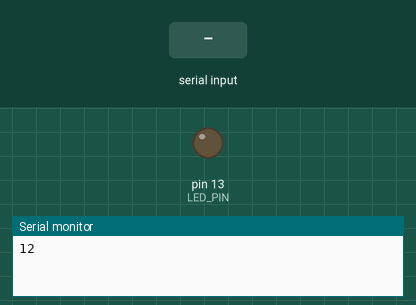
Recording of a sketch running on a simulated Arduino Uno, built with avr-gcc and run on an emulated ATmega328P. On the bench: output pins drawn as LEDs (lit = HIGH), the last lines printed to the serial monitor. The inputs (shaded band) are chosen by the test bench. Random numbers use the default seed unless the sketch sets one.

Above: at 1.2 s.
1.3 s: "on\n" received over Serial
At 1.8 s:
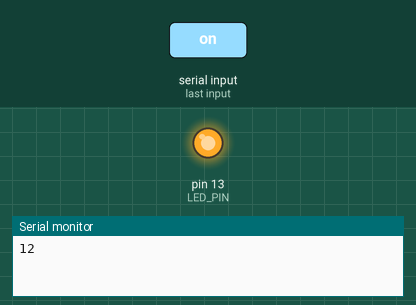
2.8 s: "off\n" received over Serial
At 4.2 s:
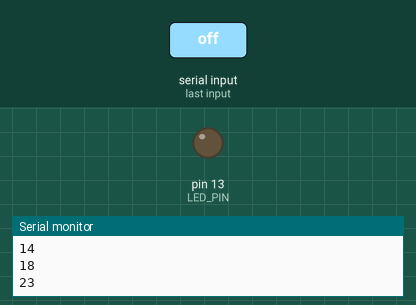
Timing chart, 0 to 5.8 s (numbered marks = the images above; inputs shaded):
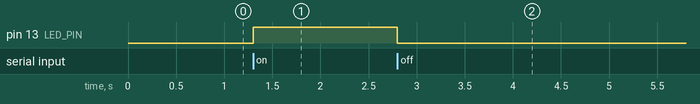

Measured:
- after the input at 1.3 s, pin 13 (LED_PIN): LOW → HIGH at once
- after the input at 2.8 s, pin 13 (LED_PIN): HIGH → LOW at once

The sketch:

activity_2.ino
```cpp
//send temp
// receive data from serial --> power on/off LED
#define LED_PIN 13

unsigned long lastTimeTempSent = millis();
unsigned long tempSentDelay = 1000;

void setup() {
  Serial.begin(115200);
  while(!Serial) {}
  pinMode(LED_PIN, OUTPUT);
}

void loop() {
  unsigned long timeNow = millis();
  if (timeNow - lastTimeTempSent >= tempSentDelay) {
    lastTimeTempSent = timeNow;
    int temperature = random(5,25);
    Serial.println(temperature);
  }

  if (Serial.available() > 0) {
    String cmd = Serial.readStringUntil('\n');
    if (cmd == "on") {
      digitalWrite(LED_PIN, HIGH);
    }
    else if (cmd == "off"){
      digitalWrite(LED_PIN, LOW);
    }
    else{

      }
  }


}
```
